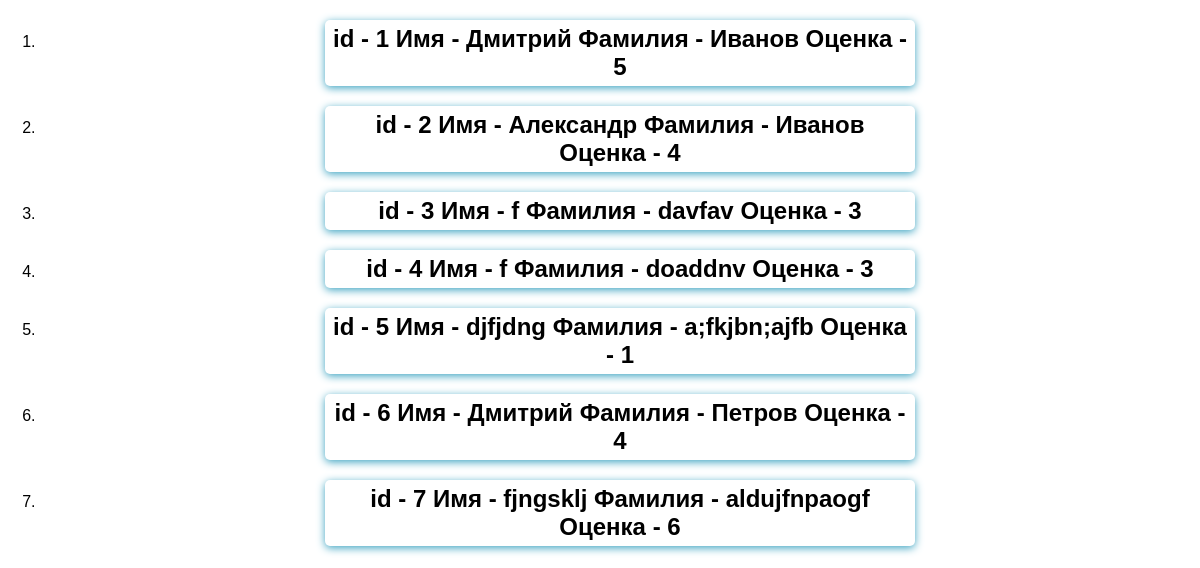
The app's page /list, older data.
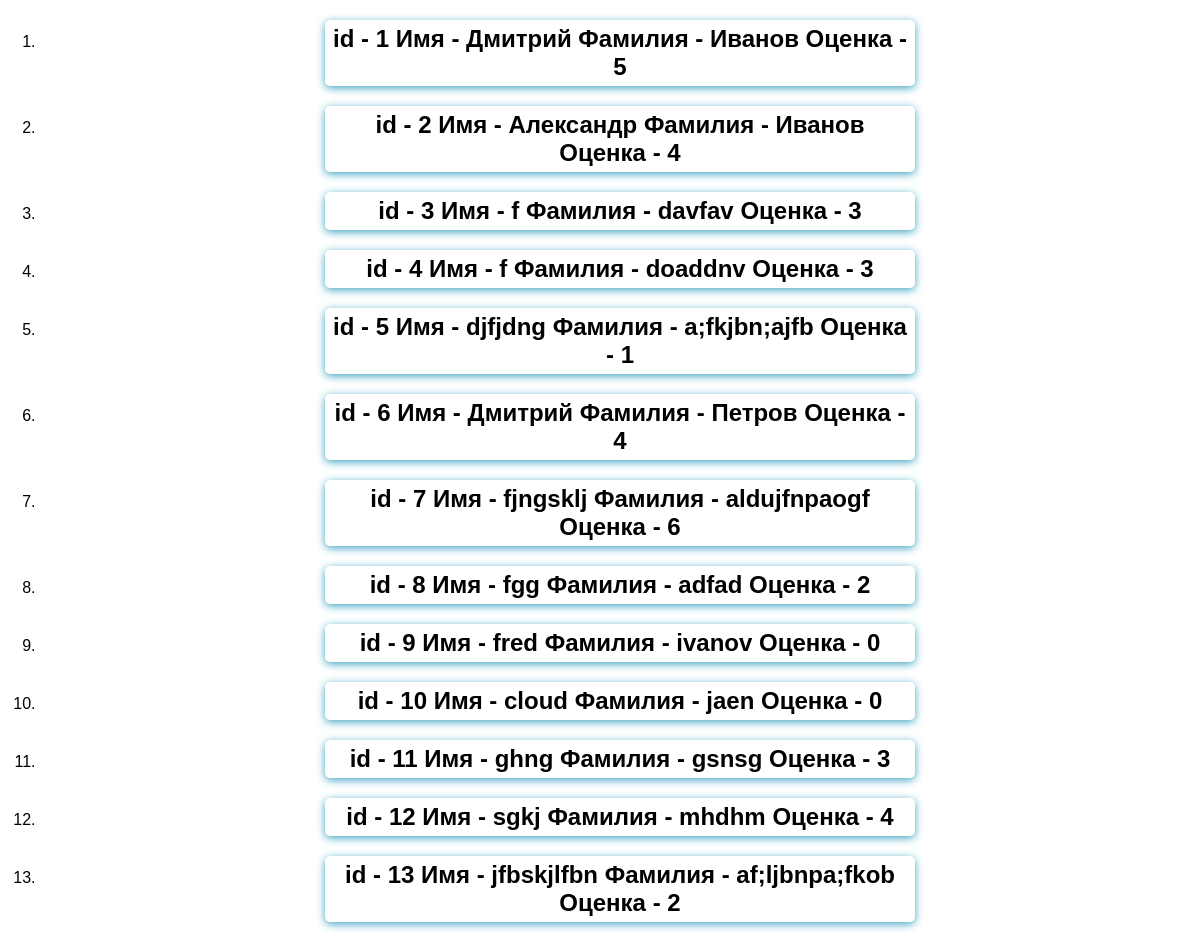
The same page, newer data.
### feedback/models.py (models this page shows)
class Feedback(models.Model):
    name = models.CharField(max_length=40, validators=[MinLengthValidator(3)])
    surname = models.CharField(max_length=60)
    feedback = models.TextField()
    rating = models.PositiveIntegerField(validators=[MaxValueValidator(5)])

### feedback/views.py (the view)
# urls.py: path('list', views.ListFeedBack.as_view()),
class ListFeedBack(ListView):
    template_name = 'feedback/list_feedback.html'
    model = Feedback
    context_object_name = 'feedbacks'
    def get_queryset(self):
        queryset = super().get_queryset()
        filter_qs = queryset.filter(rating__gt=-1)
        return filter_qs

### feedback/templates/feedback/list_feedback.html (shortened to what this page needs)
{% extends 'base.html' %}
{% block content %}
<ol>
  {% for feedback in feedbacks %}
    <li>
        <h2>
        id - {{ feedback.id }}
        Имя - {{ feedback.name }}
        Фамилия - {{ feedback.surname }}
        Оценка - {{ feedback.rating }}
        </h2>
    </li>
  {% endfor %}
</ol>
{% endblock %}

Row changes from the older to the newer data that the page shows:
added Feedback: id "8", name "fgg", surname "adfad", rating "2"
added Feedback: id "9", name "fred", surname "ivanov", rating "0"
added Feedback: id "10", name "cloud", surname "jaen", rating "0"
added Feedback: id "11", name "ghng", surname "gsnsg", rating "3"
added Feedback: id "12", name "sgkj", surname "mhdhm", rating "4"
added Feedback: id "13", name "jfbskjlfbn", surname "af;ljbnpa;fkob", rating "2"
